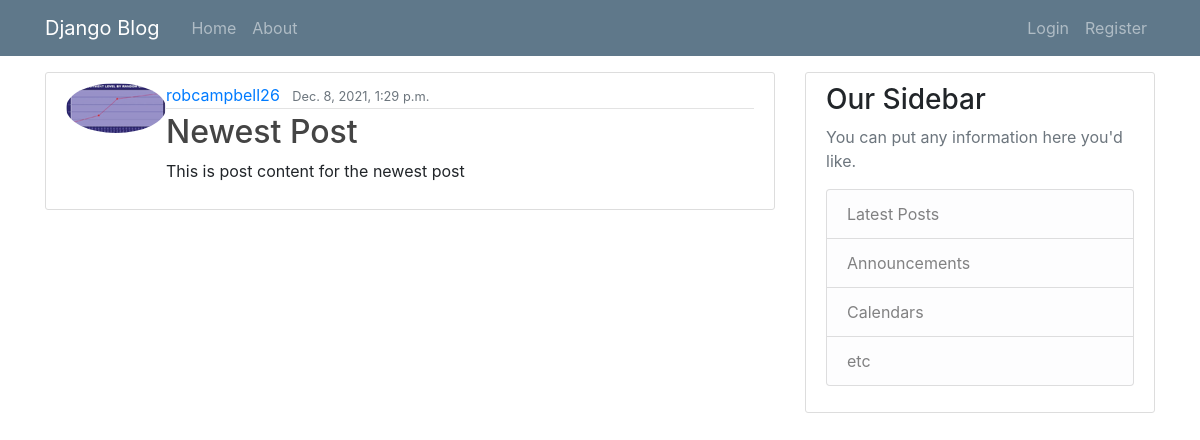
The app's page /post/4/ with its own data.
### blog/models.py (models this page shows, shortened)
class Post(models.Model):
    title = models.CharField(max_length=100)
    content = models.TextField()
    date_posted = models.DateTimeField(default=timezone.now)
    author = models.ForeignKey(User, on_delete=models.CASCADE)

### users/models.py (models this page shows, shortened)
class Profile(models.Model):
    user = models.OneToOneField(User, on_delete=models.CASCADE)
    image = models.ImageField(default='default.png', upload_to='profile_pics')

### blog/views.py (the view)
# urls.py: path('post/<int:pk>/', PostDetailView.as_view(), name='post-detail'),
class PostDetailView(DetailView):
    model = Post

### blog/templates/blog/post_detail.html (shortened to what this page needs)
{% extends "blog/base.html"%}
{% block content%}
  <article class="media content-section">
    <img class="rounded-circle article-image" src="{{ post.author.profile.image.url }}">
    <div class="media-body">
      <div class="article-metadata">
        <a class="mr-2" href="{% url 'user-posts' object.author.username %}">{{ object.author }}</a>
        <small class="text-muted">{{ object.date_posted }}</small>
      </div>
      <h2 class="article-title">{{ object.title }}</h2>
      <p class="article-content">{{ object.content }}</p>
    </div>
  </article>
{% endblock content %}

### blog/static/blog/main.css (style rules this page uses)
body { background: #fafafa; color: #333333; margin-top: 5rem; }
h1, h2, h3, h4, h5, h6 { color: #444444; }
.content-section { background: #ffffff; padding: 10px 20px; border: 1px solid #dddddd; border-radius: 3px; margin-bottom: 20px; }
.article-title { color: #444444; }
.article-content { white-space: pre-line; }
.article-metadata { padding-bottom: 1px; margin-bottom: 4px; border-bottom: 1px solid #e3e3e3 }

### records on screen
Post: author.profile.image (picture), author "robcampbell26", date_posted "Dec. 8, 2021, 1:29 p.m.", title "Newest Post", content "This is post content for the newest post"
